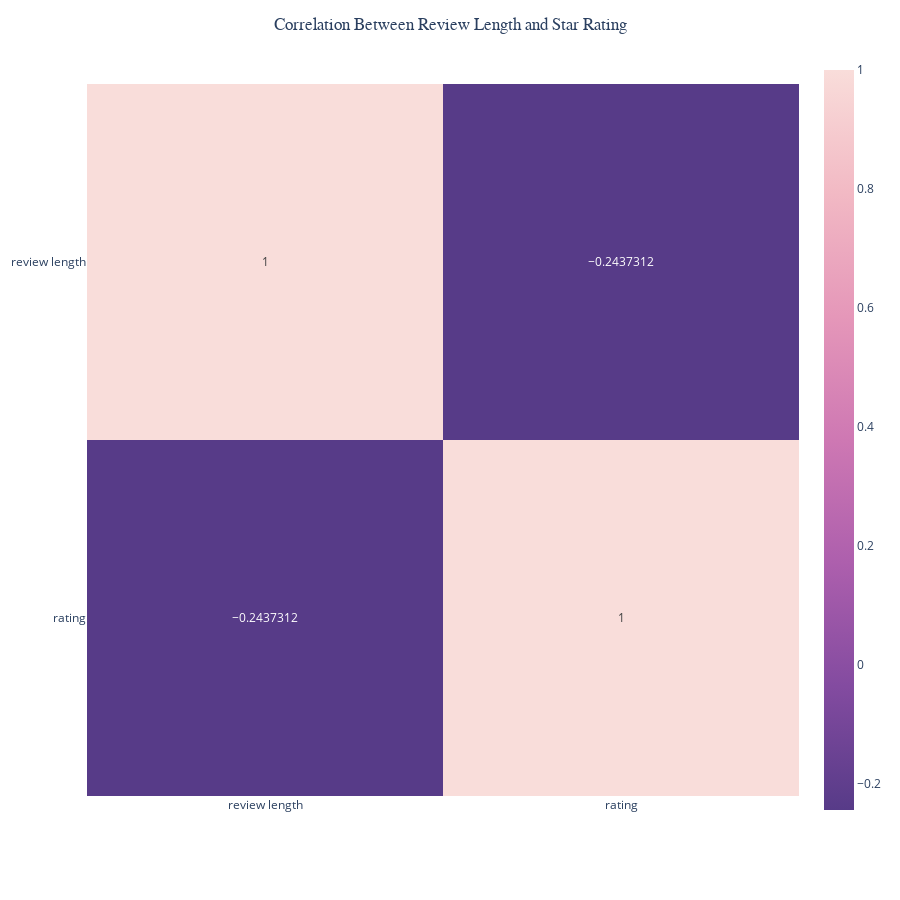

Notebook code for this chart:
### Code cell
corr_matrix = df[["review_length", "rating"]].corr().to_numpy()

fig = px.imshow(
    corr_matrix,
    text_auto=True,
    color_continuous_scale=px.colors.sequential.Purpor_r,
    x=["review length", "rating"],
    y=["review length", "rating"],
)

fig.update_layout(
    title=dict(
        text="Correlation Between Review Length and Star Rating",
        x=0.5,
        font_family="Arial Black",
    ),
    width=900,
    height=900,
)

fig.show()

### Figure 1 — Plotly figure (JSON) as saved in the notebook; plotly's stock layout.template omitted (floating-point values rounded to 4 significant figures)
{"data": [{"coloraxis": "coloraxis", "hovertemplate": "x: %{x}<br>y: %{y}<br>color: %{z}<extra></extra>", "name": "0", "texttemplate": "%{z}", "type": "heatmap", "x": ["review length", "rating"], "xaxis": "x", "y": ["review length", "rating"], "yaxis": "y", "z": [[1, -0.2437], [-0.2437, 1.0]]}], "layout": {"coloraxis": {"colorscale": [[0, "rgb(87, 59, 136)"], [0.1667, "rgb(131, 75, 160)"], [0.3333, "rgb(173, 95, 173)"], [0.5, "rgb(206, 120, 179)"], [0.6667, "rgb(229, 151, 185)"], [0.8333, "rgb(242, 185, 196)"], [1, "rgb(249, 221, 218)"]]}, "height": 900, "margin": {"t": 60}, "title": {"font": {"family": "Arial Black"}, "text": "Correlation Between Review Length and Star Rating", "x": 0.5}, "width": 900, "xaxis": {"anchor": "y", "constrain": "domain", "domain": [0, 1], "scaleanchor": "y"}, "yaxis": {"anchor": "x", "autorange": "reversed", "constrain": "domain", "domain": [0, 1]}}}
